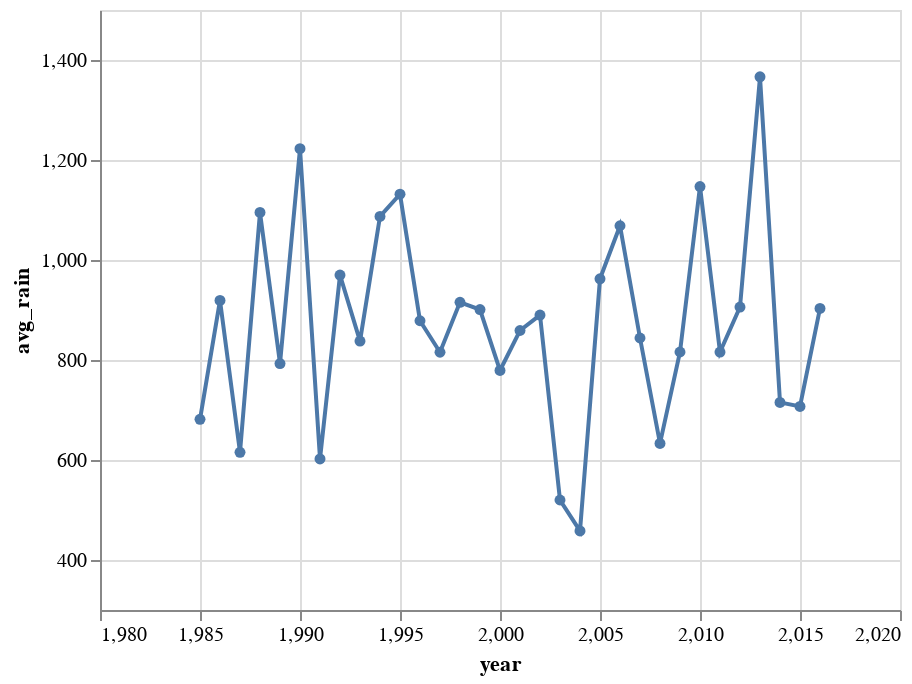

This figure's notebook cell:
### Code cell
train_chart

### Figure 1 — Vega-Lite specification as saved in the notebook (floating-point values rounded to 4 significant figures)
{"config": {"view": {"continuousWidth": 400, "continuousHeight": 300}}, "data": {"name": "data-0ad63c265a946572a1d1dec8daa6b220"}, "mark": {"type": "line", "point": true}, "encoding": {"tooltip": [{"type": "quantitative", "field": "year"}, {"type": "quantitative", "field": "avg_rain"}], "x": {"type": "quantitative", "field": "year"}, "y": {"type": "quantitative", "field": "avg_rain", "scale": {"domain": [300, 1500]}}}, "$schema": "https://vega.github.io/schema/vega-lite/v4.8.1.json", "datasets": {"data-0ad63c265a946572a1d1dec8daa6b220": [{"index": 0, "year": 1985, "avg_rain": 681.3}, {"index": 1, "year": 1986, "avg_rain": 919.2}, {"index": 2, "year": 1987, "avg_rain": 615.4}, {"index": 3, "year": 1988, "avg_rain": 1095.0}, {"index": 4, "year": 1989, "avg_rain": 792.8}, {"index": 5, "year": 1990, "avg_rain": 1223.0}, {"index": 6, "year": 1991, "avg_rain": 602.1}, {"index": 7, "year": 1992, "avg_rain": 969.8}, {"index": 8, "year": 1993, "avg_rain": 837.8}, {"index": 9, "year": 1994, "avg_rain": 1087.0}, {"index": 10, "year": 1995, "avg_rain": 1132.0}, {"index": 11, "year": 1996, "avg_rain": 878.5}, {"index": 12, "year": 1997, "avg_rain": 815.5}, {"index": 13, "year": 1998, "avg_rain": 915.3}, {"index": 14, "year": 1999, "avg_rain": 900.9}, {"index": 15, "year": 2000, "avg_rain": 779.2}, {"index": 16, "year": 2001, "avg_rain": 859.0}, {"index": 17, "year": 2002, "avg_rain": 889.9}, {"index": 18, "year": 2003, "avg_rain": 520.0}, {"index": 19, "year": 2004, "avg_rain": 458.1}, {"index": 20, "year": 2005, "avg_rain": 962.4}, {"index": 21, "year": 2006, "avg_rain": 1068.0}, {"index": 22, "year": 2007, "avg_rain": 844.0}, {"index": 23, "year": 2008, "avg_rain": 633.2}, {"index": 24, "year": 2009, "avg_rain": 816.0}, {"index": 25, "year": 2010, "avg_rain": 1147.0}, {"index": 26, "year": 2011, "avg_rain": 815.9}, {"index": 27, "year": 2012, "avg_rain": 905.8}, {"index": 28, "year": 2013, "avg_rain": 1366.0}, {"index": 29, "year": 2014, "avg_rain": 715.1}, {"index": 30, "year": 2015, "avg_rain": 707.1}, {"index": 31, "year": 2016, "avg_rain": 903.2}]}}
